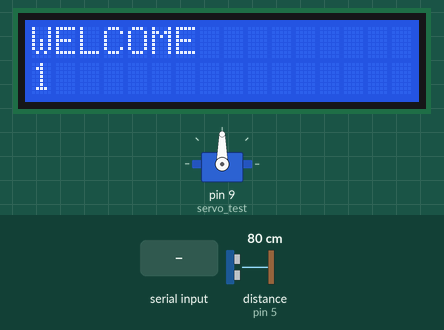
Bench run of a sketch on a simulated Arduino Uno, built with avr-gcc and run on an emulated ATmega328P. Shown: servo, 16×2 character LCD. Wiring (inferred from the names in the program): ultrasonic range finder: trigger pin 13; echo pin 5. The test bench sets the inputs (shaded band); at power-on: distance to the obstacle (sensor on pin 5) 80 cm. The echo pulse lasts 58.3 µs per cm; what the sketch prints to the serial monitor is not drawn.

Above: at 1.2 s.
1.3 s: "0" received over Serial
At 1.73 s:
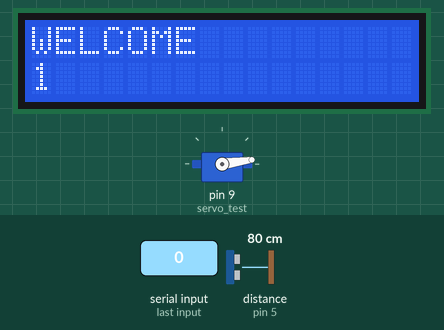
At 5.0 s:
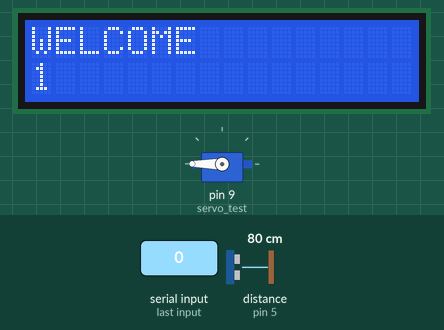
Timing chart, 0 to 6.5 s (numbered marks = the images above; inputs shaded):
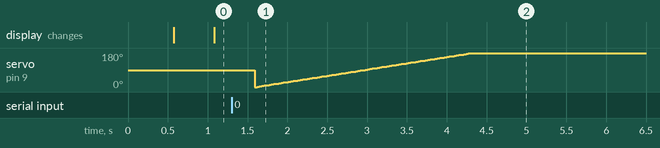

The sketch:

Digital_Dustbin.ino
```cpp
  /* ultrasonic -> smartphone BT(send 1 to on barcode,ultrasonic 0)
 *  barcode send 1 -> servo on
 *  servo off-> send 1
 *  loop again
 *
 */
 #include <Wire.h>
#include <LiquidCrystal.h>
#include<Servo.h>
#include <SoftwareSerial.h>

// defining for lcd

LiquidCrystal lcd(12, 11, 5, 4, 3, 2);

// Define pins for ultrasonic and ledpin
int const trigPin = 13;
int const echoPin = 5;
int const ledpin = 2;
//servo pin is 9
Servo servo_test;        //initialize a servo object for the connected servo
int angle = 0;
char data;            //Variable for storing received data
SoftwareSerial BTserial(0,1); // RX | TX

void bluetoothrecieve();
void ultrasonic();
void servo();
void bluetoothrecieve();


void setup()
{Serial.begin(9600);
pinMode(trigPin, OUTPUT); // trig pin will have pulses output
pinMode(echoPin, INPUT); // echo pin should be input to get pulse width
pinMode(ledpin, OUTPUT); // led pin is output to control buzzering
servo_test.attach(9);
BTserial.begin(9600);
 lcd.begin(16, 2);

  lcd.print("WELCOME");
}


void loop()
{
  // *****************************************************************ultrasonic******************************************************************************
  ultrasonic();
//*****************************************************************welcome******************************************************************************


  lcd.setCursor(0, 1);

  lcd.print(millis()/1000);

  //*****************************************************************barcodedone******************************************************************************
  bluetoothrecieve();
  while(Serial.available())
  {data=Serial.read();
  }

  //*****************************************************************servo******************************************************************************

                        // TO READ BARCODE
   while(data)
    {
      servo();
      break;
    }

 // ****************************************************************sending (servo off)*********************************************************************
 Serial.println('1');

BTserial.write('1') ;

 //****************************************************************thank  you send**************************************************************************

}


void ultrasonic()
{
      int duration, distance;  // Duration will be the input pulse width and distance will be the distance to the obstacle in centimeters

          digitalWrite(trigPin, HIGH); // Output pulse with 1ms width on trigPin

              delay(1);

                   digitalWrite(trigPin, LOW);

// Measure the pulse input in echo pin

                   duration = pulseIn(echoPin, HIGH);

// Distance is half the duration divided by 29.1 (from datasheet)

                        distance = (duration/2) / 29.1;


                            if (distance <= 100 && distance >= 0)
                               {     BTserial.write('Y') ; // object detected
                                      Serial.println('Y');


                               }

                            digitalWrite(trigPin, LOW); // off ultrasonic
                            delay(500);   // Waiting 60 ms

}
void servo()
{ // put your main code here, to run repeatedly:

        {  for(angle = 0; angle <= 180; angle += 1)   // command to move from 0 degrees to 180 degrees
          {
            servo_test.write(angle);                 //command to rotate the servo to the specified angle
                 delay(15);
          }

                  delay(40000);

                        for(angle = 180; angle>=1; angle-=5)     // command to move from 180 degrees to 0 degrees
                        {
                             servo_test.write(angle);              //command to rotate the servo to the specified angle
                                  delay(10);
                        }


        }

}

void bluetoothrecieve()
{
  while(Serial.available())
  {data=Serial.read();
  }
  Serial.println(data);
}
```
